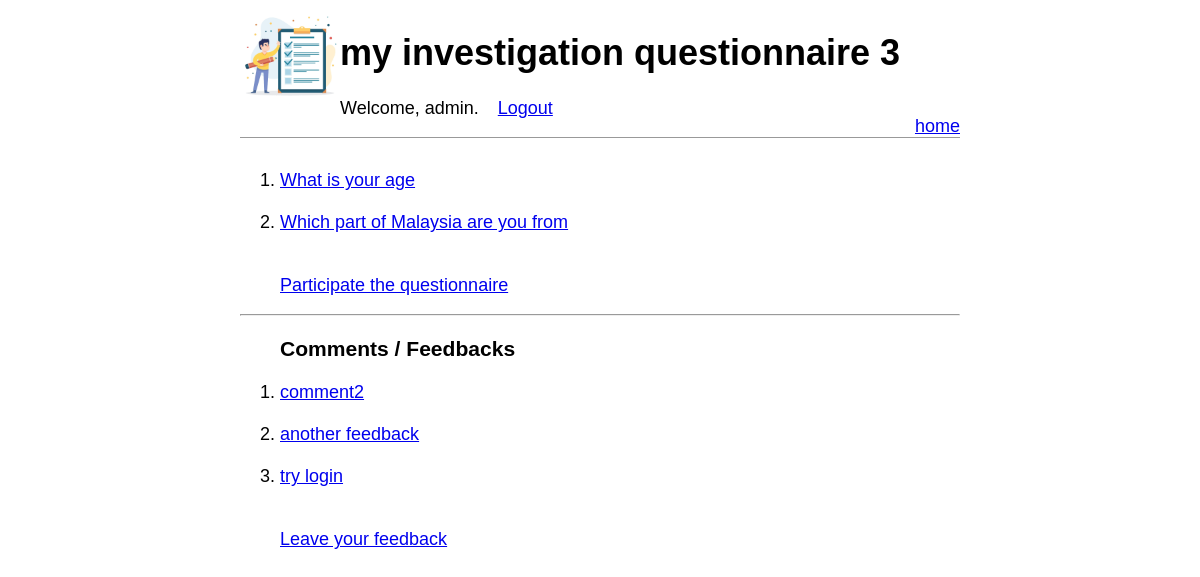
The page / (signed in) on the database its author committed.
### QuestionApp/models.py (models this page shows, shortened)
class Question(models.Model):
    question_text = models.CharField(max_length=200)
    pub_date = models.DateTimeField('date published')

class Comment(models.Model):
    user_name = models.CharField(max_length=50)
    comment_title = models.CharField(max_length=200)
    comment_content = models.TextField()
    comment_date = models.DateTimeField('date&time')

### QuestionApp/views.py (the view)
# urls.py: path('', HomepageView.as_view(), name='home'),
class HomepageView(ListView):
    model = Question
    template_name = 'QuestionApp/home.html'
    def get_context_data(self, **kwargs):
        context = super().get_context_data(**kwargs)
        context['comment_list'] = Comment.objects.all()
        return context

### QuestionApp/templates/QuestionApp/home.html
{% extends 'QuestionApp/base.html' %}
{% load static %}
{% block logo %}
    <img class="img1" src="{% static 'QuestionApp/img/1.jpg' %}">
{% endblock %}
{% block header_content%}
    <h1>
        my investigation questionnaire 3
    </h1>
    {% if user.is_authenticated %}
        <p><span>Welcome, {{user.username}}.</span> &ensp; <span><a href="{% url 'logout' %}">Logout</a></span></p>
    {%else%}
        <p><span><a href="{% url 'login' %}">Login</a></span></p>
    {%endif%}
{% endblock%}
{% block content %}
<ol>
    {% if question_list %}
        {% for q in question_list %}
            <li><a href="{% url 'question_detail' q.pk %}">{{ q.question_text}}</a></li><br>
        {% endfor %}
        <br>
        <div>
            <a href="{% url 'start_vote' %}">  Participate the questionnaire  </a>
        </div>
    {% else %}
        <p>There is no question published yet.</p>
    {% endif %}
</ol>
<hr>
<ol>
    <h3>Comments / Feedbacks</h3>
    {% if comment_list %}
        {% for c in comment_list %}
            <li><a href="{% url 'comment_detail' c.pk %}">{{ c.comment_title}}</a></li><br>
        {% endfor %}
    {% else %}
        <p>There is no any comment/feedback yet.</p>
    {% endif %}
    <br>
    <a href="{% url 'comment_add' %}">Leave your feedback</a>
</ol>
{% endblock %}

### QuestionApp/static/QuestionApp/css/style.css (style rules this page uses)
body { font-family: 'Source Sans Pro', sans-serif; font-size: 18px; margin-left: 20%; margin-right: 20%; }
.img1 { width: 100px; height: auto; float: left; }

### rows shown on the page
Question: question_text "What is your age"
Question: question_text "Which part of Malaysia are you from"
Comment: comment_title "comment2"
Comment: comment_title "another feedback"
Comment: comment_title "try login"

### other values the page prints
{{ user.username }} "admin"
